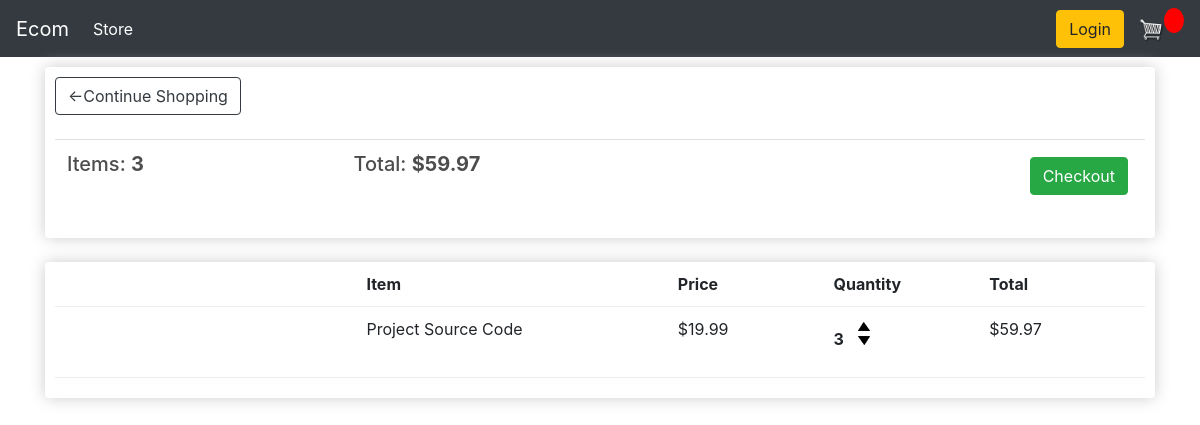
The app's page /cart/ (signed in) with its own data.
### store/models.py (models this page shows, shortened)
class Order(models.Model):
    customer = models.ForeignKey(Customer, on_delete=models.SET_NULL,null=True, blank=True)
    date_ordered = models.DateTimeField(auto_now_add=True)
    complete = models.BooleanField(default=False,null=True,blank=False)
    transaction_id = models.CharField(max_length=100,null=True)
    @property
    def get_cart_total(self):
        orderitems = self.orderitem_set.all()
        total = sum([item.get_total for item in orderitems])
        return total
    @property
    def get_cart_items(self):
      orderitems = self.orderitem_set.all()
      total = sum([item.quantity for item in orderitems])
      return total

class OrderItem(models.Model):
    product = models.ForeignKey(Product, on_delete=models.SET_NULL, null=True)
    order = models.ForeignKey(Order, on_delete=models.SET_NULL,null=True)
    quantity = models.IntegerField(default=0, null=True,blank=True)
    date_added = models.DateTimeField(auto_now_add=True)
    @property
    def get_total(self):
        total = self.product.price * self.quantity
        return total

class Product(models.Model):
    name = models.CharField(max_length=200, null=True)
    price = models.FloatField()
    digital = models.BooleanField(default=False, null=True,blank=False)
    image = CloudinaryField('image', default='image')
    @property
    def imageURL(self):
        try:
            url = self.image.url
        except:
            url = ''
        return url

### store/views.py (the view)
# urls.py: path('cart/', views.cart, name = "cart"),
def cart(request):
    if request.user.is_authenticated:
        customer = request.user.customer
        order, created = Order.objects.get_or_create(customer=customer,complete=False)
        items = order.orderitem_set.all()
    else:
        items = []
        order = {'get_cart_total':0,'get_cart_items':0,'shipping':False}
    context = {'items':items, 'order':order}
    return render(request,'store/cart.html',context )

### store/templates/store/cart.html
{% extends 'store/main.html'%}
{% load static %}
{% block content %}
    <div class="row">
        <div class="col-lg-12">
            <div class="box-element">
                <a class="btn btn-outline-dark" href="{% url 'store' %}">&#X2190;Continue Shopping</a>
                <br>
                <br>
                <table class="table">
                    <tr>
                        <th><h5>Items: <strong>{{order.get_cart_items}}</strong></h5></th>
                        <th><h5>Total: <strong>${{order.get_cart_total|floatformat:2}}</strong></h5></th>
                        <th>
                            <a style="float: right; margin:5px" class="btn btn-success" href="{% url 'checkout' %}">Checkout</a>
                        </th>
                    </tr>
                </table>
            </div>
            <br>
            <div class="box-element">
                <div class="cart-row">
                    <div style="flex:2"></div>
                    <div style="flex:2"><strong>Item</strong></div>
                    <div style="flex:1"><strong>Price</strong></div>
                    <div style="flex:1"><strong>Quantity</strong></div>
                    <div style="flex:1"><strong>Total</strong></div>
                </div>
                {% for item in items %}
                <div class="cart-row">
                    <div style="flex:2"><img class="row-image" src="{{item.product.imageURL}}" alt=""></div>
                    <div style="flex:2"><p>{{item.product.name}}</p></div>
                    <div style="flex:1"><p>${{item.product.price|floatformat:2}}</p></div>
                    <div style="flex:1">
                        <p class="quantity">{{item.quantity}}</p>
                        <div class="quantity">
                            <img data-action="add" data-product="{{item.product.id}}" class="chg-quantity update-cart" src="{% static 'images/arrow-up.png' %}" alt="">
                            <img data-action="remove" data-product="{{item.product.id}}" class="chg-quantity  update-cart" src="{% static 'images/arrow-down.png' %}" alt="">
                        </div>
                    </div>
                    <div style="flex:1">${{item.get_total}}</div>
                </div>
                {% endfor %}
            </div>
        </div>
    </div>
{% endblock content %}

### static/css/main.css (style rules this page uses)
body { background-color: hsl(0, 0%, 98%); }
h1,h2,h3,h4,h5,h6 { color:hsl(0, 0%, 30%); }
.box-element { box-shadow:hsl(0, 0%, 80%) 0 0 16px; background-color: #fff; border-radius: 4px; padding: 10px; }
.col-lg-4, .col-lg-6, .col-lg-8, .col-lg-12 { margin-top: 10px; }
.btn { border-radius: 0; }
.cart-row { display: flex; align-items: flex-stretch; padding-bottom: 10px; margin-bottom: 10px; border-bottom: 1px solid #ececec; }
.quantity { display: inline-block; font-weight: 700; padding-right:10px; }
.chg-quantity { width: 12px; cursor: pointer; display: block; margin-top: 5px; transition:.1s; }

### records on screen
Order: get_cart_items "3", get_cart_total "59.97"
OrderItem: product.name "Project Source Code", product.price "19.99", quantity "3", get_total "59.97"
